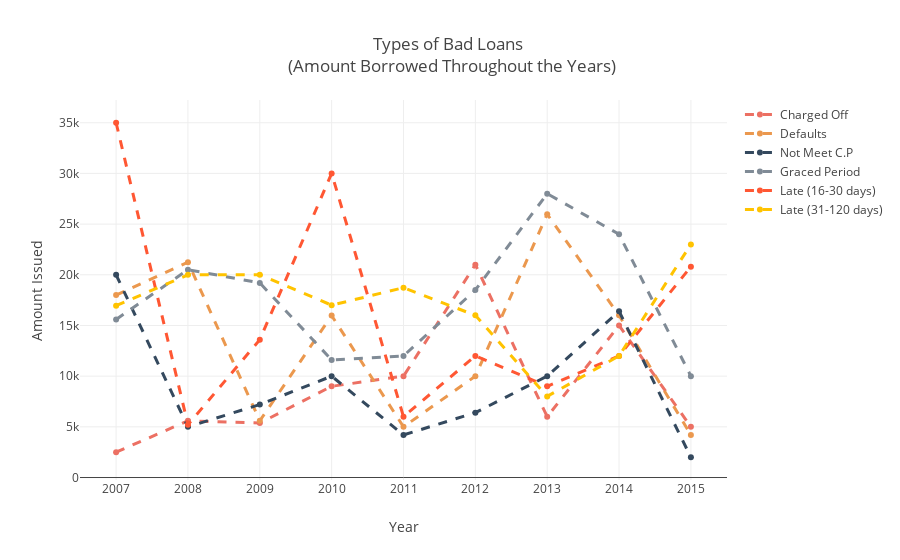

The code cell stored with this chart in its notebook:
### Code cell
# Explore Bad Loan Statuses

title = 'Bad Loans: Loan Statuses'
labels = bad_loan

colors = ['rgba(236, 112, 99, 1)', 'rgba(235, 152, 78, 1)', 'rgba(52, 73, 94, 1)', 'rgba(128, 139, 150, 1)',
         'rgba(255, 87, 51, 1)', 'rgba(255, 195, 0, 1)']

modesize = [8]*6
line_size = [2]*6
x_data = [sorted(df['year'].unique().tolist())]*6

charged_off = df['loan_amount'].loc[df['loan_status'] == 'Charged Off'].values.tolist()
defaults = df['loan_amount'].loc[df['loan_status'] == 'Default'].values.tolist()
not_credit_policy = df['loan_amount'].loc[df['loan_status'] == 'Does not meet the credit policy. Status:Charged Off'].values.tolist()
grace_period = df['loan_amount'].loc[df['loan_status'] == 'In Grace Period'].values.tolist()
short_late = df['loan_amount'].loc[df['loan_status'] == 'Late (16-30 days)'].values.tolist()
long_late = df['loan_amount'].loc[df['loan_status'] == 'Late (31-120 days)'].values.tolist()

y_data = [charged_off,defaults,not_credit_policy,grace_period,short_late,long_late]

p_charged_off = go.Scatter(
    x = x_data[0],
    y = y_data[0],
    name = 'Charged Off',
    line = dict(
        color = colors[0],
        width = 3,
        dash='dash'))

p_defaults = go.Scatter(
    x = x_data[1],
    y = y_data[1],
    name = 'Defaults',
    line = dict(
        color = colors[1],
        width = 3,
        dash='dash'))

p_credit_policy = go.Scatter(
    x = x_data[2],
    y = y_data[2],
    name = 'Not Meet C.P',
    line = dict(
        color = colors[2],
        width = 3,
        dash='dash'))

p_graced = go.Scatter(
    x = x_data[3],
    y = y_data[3],
    name = 'Graced Period',
    line = dict(
        color = colors[3],
        width = 3,
        dash='dash'))

p_short_late = go.Scatter(
    x = x_data[4],
    y = y_data[4],
    name = 'Late (16-30 days)',
    line = dict(
        color = colors[4],
        width = 3,
        dash='dash'))

p_long_late = go.Scatter(
    x = x_data[5],
    y = y_data[5],
    name = 'Late (31-120 days)',
    line = dict(
        color = colors[5],
        width = 3,
        dash='dash'))

data=[p_charged_off, p_defaults, p_credit_policy, p_graced, p_short_late, p_long_late]

layout = dict(title = 'Types of Bad Loans <br> (Amount Borrowed Throughout the Years)',
              xaxis = dict(title = 'Year'),
              yaxis = dict(title = 'Amount Issued'))

fig = dict(data=data, layout=layout)
iplot(fig, filename='line-mode')

### Figure 1 — Plotly figure (JSON) as saved in the notebook; plotly's stock layout.template omitted (floating-point values rounded to 4 significant figures; data arrays with more than 128 entries replaced by an {"elided": "..."} marker saying what was removed)
{"data": [{"line": {"color": "rgba(236, 112, 99, 1)", "dash": "dash", "width": 3}, "name": "Charged Off", "type": "scatter", "uid": "4c90f66d-3a56-444e-a4f7-beb889107695", "x": [2007, 2008, 2009, 2010, 2011, 2012, 2013, 2014, 2015], "y": {"elided": "45248 int values"}}, {"line": {"color": "rgba(235, 152, 78, 1)", "dash": "dash", "width": 3}, "name": "Defaults", "type": "scatter", "uid": "b06bbb71-2256-4e1b-abf0-f28d58988f14", "x": [2007, 2008, 2009, 2010, 2011, 2012, 2013, 2014, 2015], "y": {"elided": "1219 int values"}}, {"line": {"color": "rgba(52, 73, 94, 1)", "dash": "dash", "width": 3}, "name": "Not Meet C.P", "type": "scatter", "uid": "61e0c46b-193a-4f8b-a7fc-ef751a760314", "x": [2007, 2008, 2009, 2010, 2011, 2012, 2013, 2014, 2015], "y": {"elided": "761 int values"}}, {"line": {"color": "rgba(128, 139, 150, 1)", "dash": "dash", "width": 3}, "name": "Graced Period", "type": "scatter", "uid": "b14557d1-6f48-4c08-9eab-d298e8f943a8", "x": [2007, 2008, 2009, 2010, 2011, 2012, 2013, 2014, 2015], "y": {"elided": "6253 int values"}}, {"line": {"color": "rgba(255, 87, 51, 1)", "dash": "dash", "width": 3}, "name": "Late (16-30 days)", "type": "scatter", "uid": "01fe0268-7d93-40c1-9efc-fbf3c8ee3dd9", "x": [2007, 2008, 2009, 2010, 2011, 2012, 2013, 2014, 2015], "y": {"elided": "2357 int values"}}, {"line": {"color": "rgba(255, 195, 0, 1)", "dash": "dash", "width": 3}, "name": "Late (31-120 days)", "type": "scatter", "uid": "544970cc-a8b0-480c-9046-58f6ec9491d9", "x": [2007, 2008, 2009, 2010, 2011, 2012, 2013, 2014, 2015], "y": {"elided": "11591 int values"}}], "layout": {"title": {"text": "Types of Bad Loans <br> (Amount Borrowed Throughout the Years)"}, "xaxis": {"title": {"text": "Year"}}, "yaxis": {"title": {"text": "Amount Issued"}}}}
